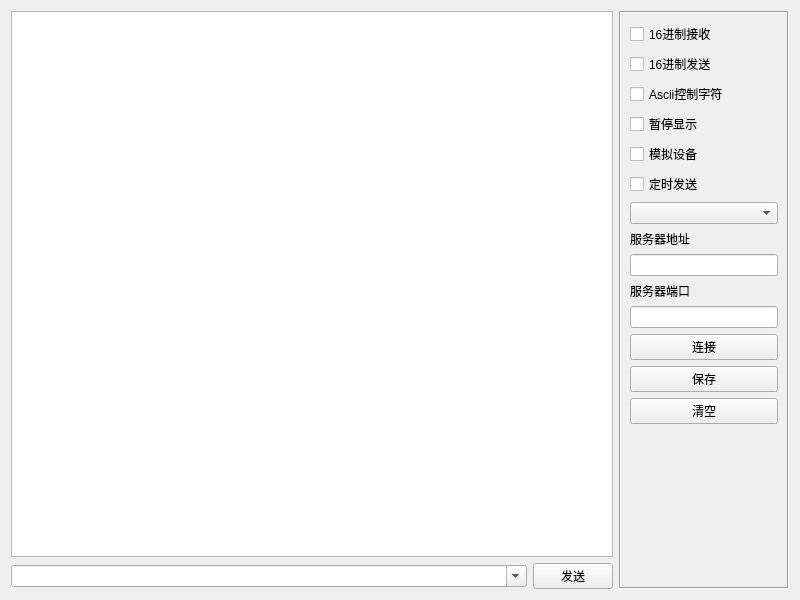
<?xml version="1.0" encoding="UTF-8"?>
<ui version="4.0">
 <class>frmTcpClient</class>
 <widget class="QWidget" name="frmTcpClient">
  <property name="geometry">
   <rect>
    <x>0</x>
    <y>0</y>
    <width>800</width>
    <height>600</height>
   </rect>
  </property>
  <property name="windowTitle">
   <string>Form</string>
  </property>
  <layout class="QGridLayout" name="gridLayout">
   <item row="0" column="0">
    <widget class="QTextEdit" name="txtMain">
     <property name="readOnly">
      <bool>true</bool>
     </property>
    </widget>
   </item>
   <item row="0" column="1" rowspan="2">
    <widget class="QFrame" name="frame">
     <property name="minimumSize">
      <size>
       <width>170</width>
       <height>0</height>
      </size>
     </property>
     <property name="maximumSize">
      <size>
       <width>170</width>
       <height>16777215</height>
      </size>
     </property>
     <property name="frameShape">
      <enum>QFrame::Box</enum>
     </property>
     <property name="frameShadow">
      <enum>QFrame::Sunken</enum>
     </property>
     <layout class="QVBoxLayout" name="verticalLayout_5">
      <property name="leftMargin">
       <number>9</number>
      </property>
      <property name="topMargin">
       <number>9</number>
      </property>
      <property name="rightMargin">
       <number>9</number>
      </property>
      <property name="bottomMargin">
       <number>9</number>
      </property>
      <item>
       <widget class="QCheckBox" name="ckHexReceive">
        <property name="text">
         <string>16进制接收</string>
        </property>
       </widget>
      </item>
      <item>
       <widget class="QCheckBox" name="ckHexSend">
        <property name="text">
         <string>16进制发送</string>
        </property>
       </widget>
      </item>
      <item>
       <widget class="QCheckBox" name="ckAscii">
        <property name="text">
         <string>Ascii控制字符</string>
        </property>
       </widget>
      </item>
      <item>
       <widget class="QCheckBox" name="ckShow">
        <property name="text">
         <string>暂停显示</string>
        </property>
       </widget>
      </item>
      <item>
       <widget class="QCheckBox" name="ckDebug">
        <property name="text">
         <string>模拟设备</string>
        </property>
       </widget>
      </item>
      <item>
       <widget class="QCheckBox" name="ckAutoSend">
        <property name="text">
         <string>定时发送</string>
        </property>
       </widget>
      </item>
      <item>
       <widget class="QComboBox" name="cboxInterval"/>
      </item>
      <item>
       <widget class="QLabel" name="labServerIP">
        <property name="text">
         <string>服务器地址</string>
        </property>
       </widget>
      </item>
      <item>
       <widget class="QLineEdit" name="txtServerIP"/>
      </item>
      <item>
       <widget class="QLabel" name="labServerPort">
        <property name="text">
         <string>服务器端口</string>
        </property>
       </widget>
      </item>
      <item>
       <widget class="QLineEdit" name="txtServerPort"/>
      </item>
      <item>
       <widget class="QPushButton" name="btnConnect">
        <property name="text">
         <string>连接</string>
        </property>
       </widget>
      </item>
      <item>
       <widget class="QPushButton" name="btnSave">
        <property name="text">
         <string>保存</string>
        </property>
       </widget>
      </item>
      <item>
       <widget class="QPushButton" name="btnClear">
        <property name="text">
         <string>清空</string>
        </property>
       </widget>
      </item>
      <item>
       <spacer name="spacer">
        <property name="orientation">
         <enum>Qt::Vertical</enum>
        </property>
        <property name="sizeHint" stdset="0">
         <size>
          <width>20</width>
          <height>40</height>
         </size>
        </property>
       </spacer>
      </item>
     </layout>
    </widget>
   </item>
   <item row="1" column="0">
    <widget class="QWidget" name="widget" native="true">
     <layout class="QHBoxLayout" name="layTcpClient">
      <property name="leftMargin">
       <number>0</number>
      </property>
      <property name="topMargin">
       <number>0</number>
      </property>
      <property name="rightMargin">
       <number>0</number>
      </property>
      <property name="bottomMargin">
       <number>0</number>
      </property>
      <item>
       <widget class="QComboBox" name="cboxData">
        <property name="sizePolicy">
         <sizepolicy hsizetype="Ignored" vsizetype="Fixed">
          <horstretch>0</horstretch>
          <verstretch>0</verstretch>
         </sizepolicy>
        </property>
        <property name="editable">
         <bool>true</bool>
        </property>
       </widget>
      </item>
      <item>
       <widget class="QPushButton" name="btnSend">
        <property name="minimumSize">
         <size>
          <width>80</width>
          <height>0</height>
         </size>
        </property>
        <property name="maximumSize">
         <size>
          <width>80</width>
          <height>16777215</height>
         </size>
        </property>
        <property name="text">
         <string>发送</string>
        </property>
       </widget>
      </item>
     </layout>
    </widget>
   </item>
  </layout>
 </widget>
 <resources/>
 <connections/>
</ui>
